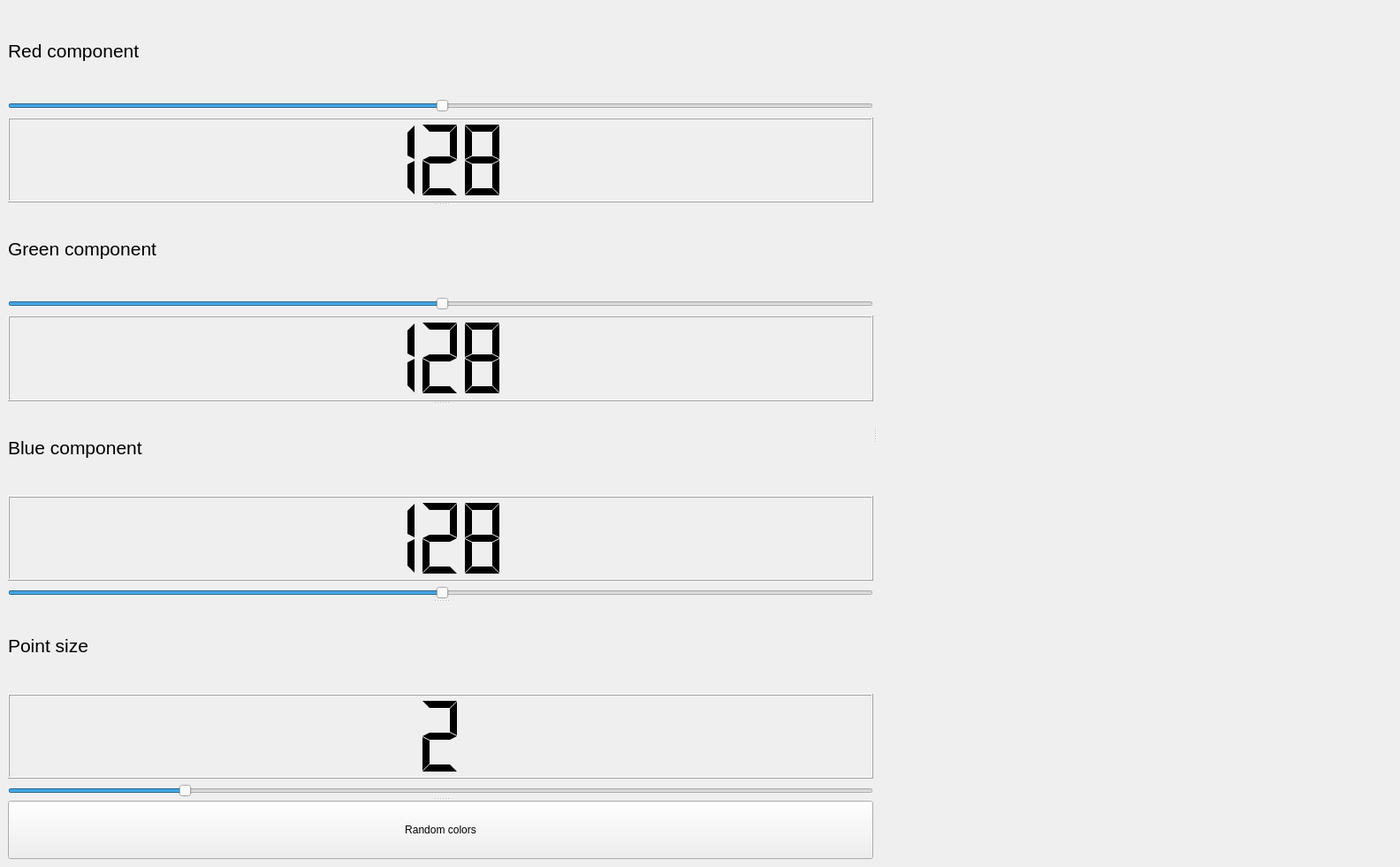
<?xml version="1.0" encoding="UTF-8"?>
<ui version="4.0">
 <class>PCLViewer</class>
 <widget class="QMainWindow" name="PCLViewer">
  <property name="geometry">
   <rect>
    <x>0</x>
    <y>0</y>
    <width>1584</width>
    <height>981</height>
   </rect>
  </property>
  <property name="minimumSize">
   <size>
    <width>0</width>
    <height>0</height>
   </size>
  </property>
  <property name="maximumSize">
   <size>
    <width>5000</width>
    <height>5000</height>
   </size>
  </property>
  <property name="windowTitle">
   <string>PCLViewer</string>
  </property>
  <widget class="QWidget" name="centralwidget">
   <layout class="QHBoxLayout" name="horizontalLayout">
    <item>
     <widget class="QSplitter" name="splitter_3">
      <property name="orientation">
       <enum>Qt::Horizontal</enum>
      </property>
      <widget class="QSplitter" name="splitter_2">
       <property name="orientation">
        <enum>Qt::Vertical</enum>
       </property>
       <widget class="QSplitter" name="splitter">
        <property name="orientation">
         <enum>Qt::Vertical</enum>
        </property>
        <widget class="QWidget" name="">
         <layout class="QVBoxLayout" name="verticalLayout">
          <item>
           <widget class="QLabel" name="label">
            <property name="font">
             <font>
              <pointsize>16</pointsize>
              <weight>50</weight>
              <italic>false</italic>
              <bold>false</bold>
             </font>
            </property>
            <property name="text">
             <string>Red component</string>
            </property>
           </widget>
          </item>
          <item>
           <widget class="QSlider" name="horizontalSlider_R">
            <property name="maximum">
             <number>255</number>
            </property>
            <property name="value">
             <number>128</number>
            </property>
            <property name="orientation">
             <enum>Qt::Horizontal</enum>
            </property>
           </widget>
          </item>
          <item>
           <widget class="QLCDNumber" name="lcdNumber_R">
            <property name="digitCount">
             <number>3</number>
            </property>
            <property name="segmentStyle">
             <enum>QLCDNumber::Flat</enum>
            </property>
            <property name="intValue" stdset="0">
             <number>128</number>
            </property>
           </widget>
          </item>
         </layout>
        </widget>
        <widget class="QWidget" name="">
         <layout class="QVBoxLayout" name="verticalLayout_2">
          <item>
           <widget class="QLabel" name="label_2">
            <property name="font">
             <font>
              <pointsize>16</pointsize>
              <weight>50</weight>
              <italic>false</italic>
              <bold>false</bold>
             </font>
            </property>
            <property name="text">
             <string>Green component</string>
            </property>
           </widget>
          </item>
          <item>
           <widget class="QSlider" name="horizontalSlider_G">
            <property name="maximum">
             <number>255</number>
            </property>
            <property name="value">
             <number>128</number>
            </property>
            <property name="orientation">
             <enum>Qt::Horizontal</enum>
            </property>
           </widget>
          </item>
          <item>
           <widget class="QLCDNumber" name="lcdNumber_G">
            <property name="digitCount">
             <number>3</number>
            </property>
            <property name="segmentStyle">
             <enum>QLCDNumber::Flat</enum>
            </property>
            <property name="intValue" stdset="0">
             <number>128</number>
            </property>
           </widget>
          </item>
         </layout>
        </widget>
        <widget class="QWidget" name="">
         <layout class="QVBoxLayout" name="verticalLayout_3">
          <item>
           <widget class="QLabel" name="label_3">
            <property name="font">
             <font>
              <pointsize>16</pointsize>
              <weight>50</weight>
              <italic>false</italic>
              <bold>false</bold>
             </font>
            </property>
            <property name="text">
             <string>Blue component</string>
            </property>
           </widget>
          </item>
          <item>
           <widget class="QLCDNumber" name="lcdNumber_B">
            <property name="digitCount">
             <number>3</number>
            </property>
            <property name="segmentStyle">
             <enum>QLCDNumber::Flat</enum>
            </property>
            <property name="intValue" stdset="0">
             <number>128</number>
            </property>
           </widget>
          </item>
          <item>
           <widget class="QSlider" name="horizontalSlider_B">
            <property name="maximum">
             <number>255</number>
            </property>
            <property name="value">
             <number>128</number>
            </property>
            <property name="orientation">
             <enum>Qt::Horizontal</enum>
            </property>
           </widget>
          </item>
         </layout>
        </widget>
        <widget class="QWidget" name="">
         <layout class="QVBoxLayout" name="verticalLayout_4">
          <item>
           <widget class="QLabel" name="label_4">
            <property name="font">
             <font>
              <pointsize>16</pointsize>
              <weight>50</weight>
              <italic>false</italic>
              <bold>false</bold>
             </font>
            </property>
            <property name="text">
             <string>Point size</string>
            </property>
           </widget>
          </item>
          <item>
           <widget class="QLCDNumber" name="lcdNumber_p">
            <property name="digitCount">
             <number>1</number>
            </property>
            <property name="segmentStyle">
             <enum>QLCDNumber::Flat</enum>
            </property>
            <property name="intValue" stdset="0">
             <number>2</number>
            </property>
           </widget>
          </item>
          <item>
           <widget class="QSlider" name="horizontalSlider_p">
            <property name="minimum">
             <number>1</number>
            </property>
            <property name="maximum">
             <number>6</number>
            </property>
            <property name="value">
             <number>2</number>
            </property>
            <property name="orientation">
             <enum>Qt::Horizontal</enum>
            </property>
           </widget>
          </item>
         </layout>
        </widget>
       </widget>
       <widget class="QPushButton" name="pushButton_random">
        <property name="text">
         <string>Random colors</string>
        </property>
       </widget>
      </widget>
      <widget class="QVTKWidget" name="qvtkWidget" native="true"/>
     </widget>
    </item>
   </layout>
  </widget>
 </widget>
 <customwidgets>
  <customwidget>
   <class>QVTKWidget</class>
   <extends>QWidget</extends>
   <header>QVTKWidget.h</header>
  </customwidget>
 </customwidgets>
 <resources/>
 <connections>
  <connection>
   <sender>horizontalSlider_R</sender>
   <signal>sliderMoved(int)</signal>
   <receiver>lcdNumber_R</receiver>
   <slot>display(int)</slot>
   <hints>
    <hint type="sourcelabel">
     <x>136</x>
     <y>111</y>
    </hint>
    <hint type="destinationlabel">
     <x>222</x>
     <y>115</y>
    </hint>
   </hints>
  </connection>
  <connection>
   <sender>horizontalSlider_G</sender>
   <signal>sliderMoved(int)</signal>
   <receiver>lcdNumber_G</receiver>
   <slot>display(int)</slot>
   <hints>
    <hint type="sourcelabel">
     <x>166</x>
     <y>193</y>
    </hint>
    <hint type="destinationlabel">
     <x>235</x>
     <y>195</y>
    </hint>
   </hints>
  </connection>
  <connection>
   <sender>horizontalSlider_B</sender>
   <signal>sliderMoved(int)</signal>
   <receiver>lcdNumber_B</receiver>
   <slot>display(int)</slot>
   <hints>
    <hint type="sourcelabel">
     <x>185</x>
     <y>273</y>
    </hint>
    <hint type="destinationlabel">
     <x>224</x>
     <y>275</y>
    </hint>
   </hints>
  </connection>
  <connection>
   <sender>horizontalSlider_p</sender>
   <signal>sliderMoved(int)</signal>
   <receiver>lcdNumber_p</receiver>
   <slot>display(int)</slot>
   <hints>
    <hint type="sourcelabel">
     <x>136</x>
     <y>352</y>
    </hint>
    <hint type="destinationlabel">
     <x>253</x>
     <y>342</y>
    </hint>
   </hints>
  </connection>
 </connections>
</ui>
